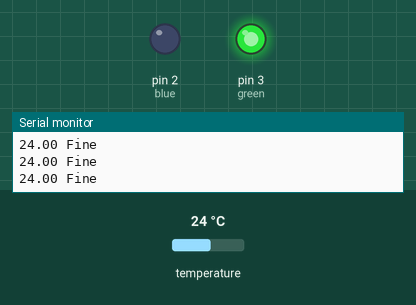
Simulated run of this sketch. Board: Arduino Uno, built with avr-gcc and run on an emulated ATmega328P. Shown: output pins drawn as LEDs (lit = HIGH), the last lines printed to the serial monitor. The inputs (shaded band) are chosen by the test bench; at power-on: temperature 24 °C.

Above: at 1.2 s.
1.3 s: temperature set to 15.4 °C
2.8 s: temperature set to 14.3 °C
At 3.6 s:
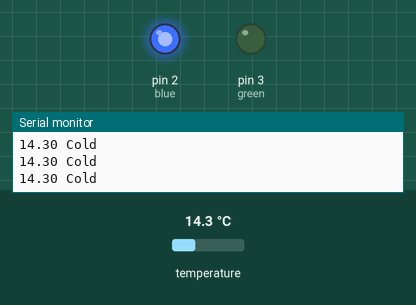
4.3 s: temperature set to 33 °C
At 5.1 s:
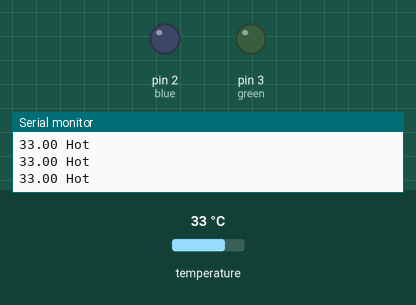
5.8 s: temperature set to 30.3 °C
7.3 s: temperature set to 29.5 °C
At 7.9 s:
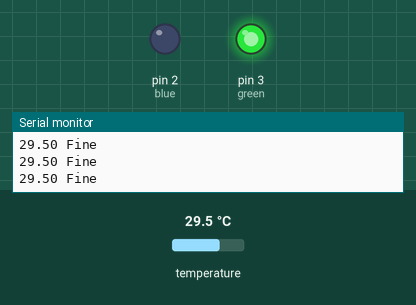
8.8 s: temperature set to 12 °C
At 9.8 s:
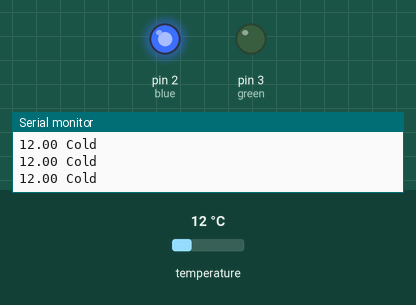
Timing chart, 0 to 11.3 s (numbered marks = the images above; inputs shaded):
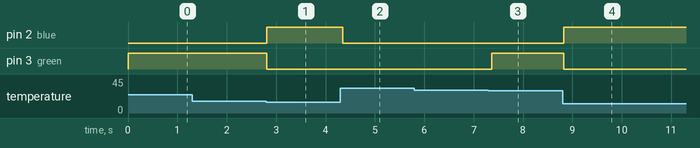

The sketch:

BMP280_RGB_Led.ino
```cpp
#include <Wire.h>
#include <SPI.h>
#include <Adafruit_BMP280.h>
const int hot = 30;
const int cold = 15;

#define BMP_SCK  (13)
#define BMP_MISO (12)
#define BMP_MOSI (11)
#define BMP_CS   (10)

Adafruit_BMP280 bmp;

void setup() {
  pinMode(2, OUTPUT); //blue
  pinMode(3, OUTPUT); //green
  pinMode(1, OUTPUT); //red
  Serial.begin(9600);

  //if (!bmp.begin(BMP280_ADDRESS_ALT, BMP280_CHIPID)) {
  if (!bmp.begin()) {
    Serial.println(F("Could not find a valid BMP280 sensor"));
    while (1) delay(10);
  }


  bmp.setSampling(Adafruit_BMP280::MODE_NORMAL,
                  Adafruit_BMP280::SAMPLING_X2,
                  Adafruit_BMP280::SAMPLING_X16,
                  Adafruit_BMP280::FILTER_X16,
                  Adafruit_BMP280::STANDBY_MS_500);
}

void loop() {

    Serial.print(bmp.readTemperature());

    if (bmp.readTemperature() < cold) { //cold
    digitalWrite(2, HIGH);
    digitalWrite(3, LOW);
    digitalWrite(4, LOW);
    Serial.println(" Cold");
}
    else if (bmp.readTemperature() >= hot) { //hot
    digitalWrite(2, LOW);
    digitalWrite(3, LOW);
    digitalWrite(4, HIGH);
    Serial.println(" Hot");
}
    else { //fine
    digitalWrite(2, LOW);
    digitalWrite(3, HIGH);
    digitalWrite(4, LOW);
    Serial.println(" Fine");
}
    Serial.println();
    delay(100);
}
```

Measured:
- the behaviour switches between 15 and 14.9 °C on temperature (found by bisection; images 0 and 1)
- the behaviour switches between 30 and 29.9 °C on temperature (found by bisection; images 2 and 3)
- after the input at 2.8 s, pin 2 (blue): LOW → HIGH at once; pin 3 (green): HIGH → LOW at once
- after the input at 4.3 s, pin 2 (blue): HIGH → LOW after 0.05 s
- after the input at 7.3 s, pin 3 (green): LOW → HIGH after 0.07 s
- after the input at 8.8 s, pin 2 (blue): LOW → HIGH at once; pin 3 (green): HIGH → LOW at once
